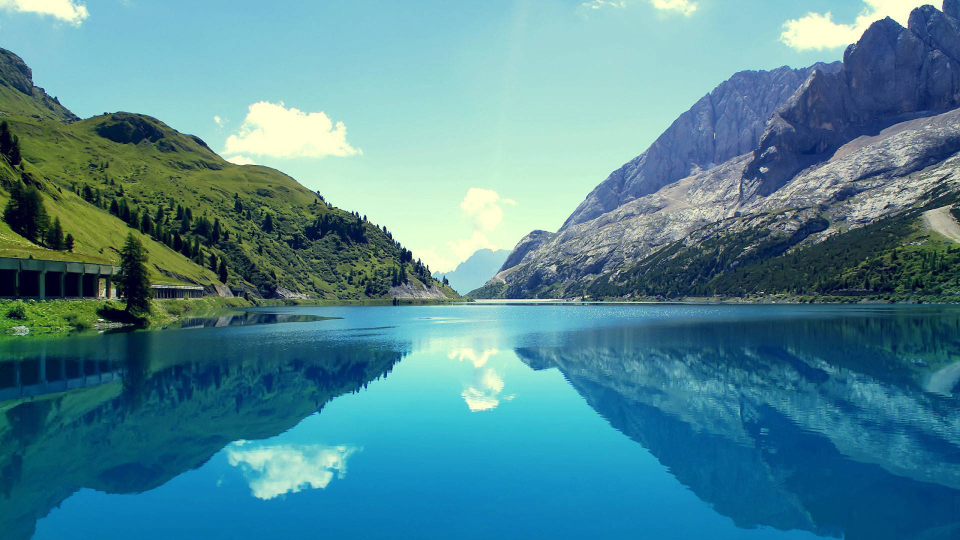
#> input picture 01_modulos_ml_py/sem03/imgs/paisaje.jpg, 1920 x 1080 px, given in place of the camera (shown at 1/2 size)
$ python ejm04_opencv_twocolors.py
#> lines starting #> are read from the running program, lines starting #| are printed output that depends on the picture; after the words box and inside, x2 and y2 are one past the last pixel; in counts of white or black regions, pixels touching at a corner belong together
import cv2
import imutils
import numpy as np

cap=cv2.VideoCapture(0)

while True:
    red, frame=cap.read()
#> frame is the input picture: shape (1080, 1920, 3); mean B, G, R 148.7, 136.6, 80.9
    if not red:
        break

    # Convertir frames a HSV
    hsv=cv2.cvtColor(frame,cv2.COLOR_BGR2HSV)
#> hsv: shape (1080, 1920, 3); mean H, S, V 88.8, 143.7, 157

    # Deteccion color azul

    # Definir rango de color azul en HSV
    abajo_azul=np.array([98,100,20])
    arriba_azul=np.array([125,255,255])

    # Crear la máscara y encontrar contornos
    mascara_azul=cv2.inRange(hsv, abajo_azul, arriba_azul)
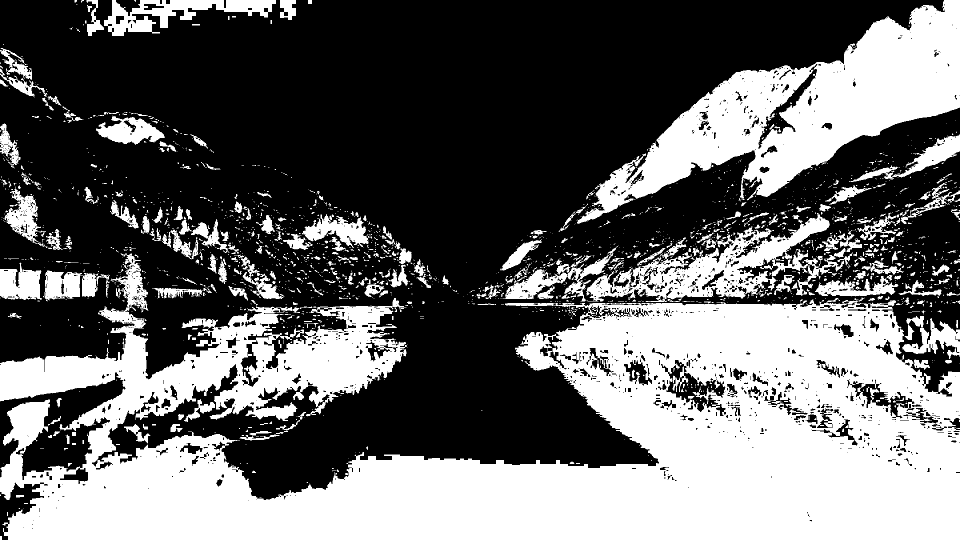
#> mascara_azul: shape (1080, 1920) (shown at 1/2 size); 40.8% white; 2174 white regions (1776 under 20 px)
    contorno_azul=cv2.findContours(mascara_azul, cv2.RETR_TREE, cv2.CHAIN_APPROX_SIMPLE)
#> contorno_azul = 4230 contours, 3429 with area under 20; largest, box (x1, y1, x2, y2) and area: (0, 506, 1920, 1080) 614390, (1153, 0, 1920, 448) 123523, (1172, 426, 1688, 604) 31050, (208, 0, 552, 72) 10382, (1005, 491, 1237, 603) 5970
    contorno_azul=imutils.grab_contours(contorno_azul)

    # Dibujar contornos para el azul
    for contour in contorno_azul:
        area1=cv2.contourArea(contour)
        if area1>5000:
            cv2.drawContours(frame,[contour],0,(255,0,0),3)
            # Encontrar el centro
            M=cv2.moments(contour)
            if M["m00"] != 0:
                cx = int(M["m10"] / M["m00"])
                cy = int(M["m01"] / M["m00"])
                cv2.circle(frame,(cx,cy),7,(255,255,255),-1)
                cv2.putText(frame,'Azul',(cx-20,cy-20), cv2.FONT_HERSHEY_SIMPLEX, 0.7, (255,0,0), 2)
#> this loop made 4230 passes
#> (area1, cx, cy) on passes 1117, 1685, 2291, 2908, 3978: (614389.5, 1070, 870), (5493, 1385, 775), (5970, 1109, 560), (31050, 1430, 538), (123523, 1612, 217)
#> area1 on passes 7, 22, 23, 40, 41, 42: 52.5, 23, 23, 26, 247, 68.5
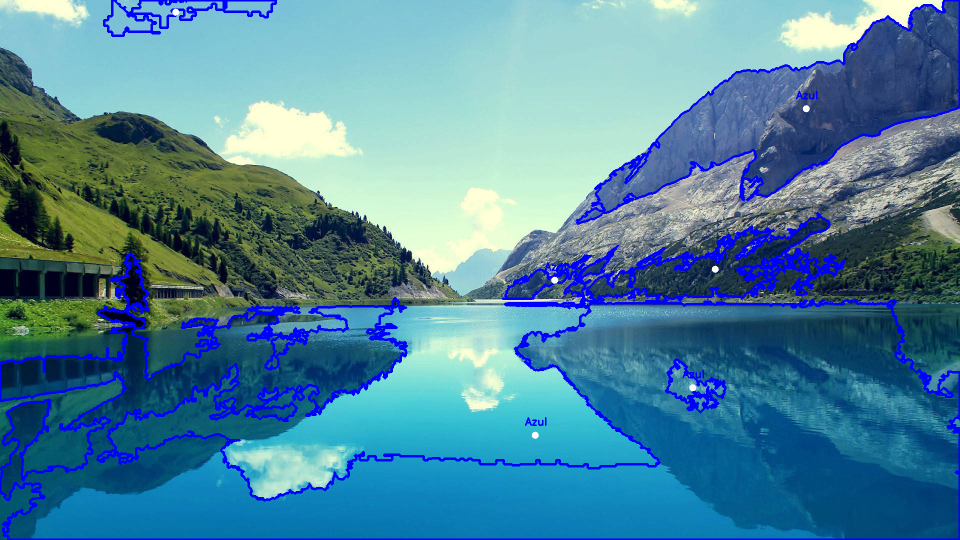
#> frame: shape (1080, 1920, 3) (shown at 1/2 size); 5.55% of pixels changed, all inside (x1, y1, x2, y2) = (0, 0, 1920, 1080)

    #Deteccion color rojo

    # Definir rangos de color rojo en HSV (necesita dos para cubrir todo el espectro)
    abajo_rojo = np.array([170, 100, 20])
    arriba_rojo = np.array([179, 255, 255])

    mascara_rojo = cv2.inRange(hsv, abajo_rojo, arriba_rojo)
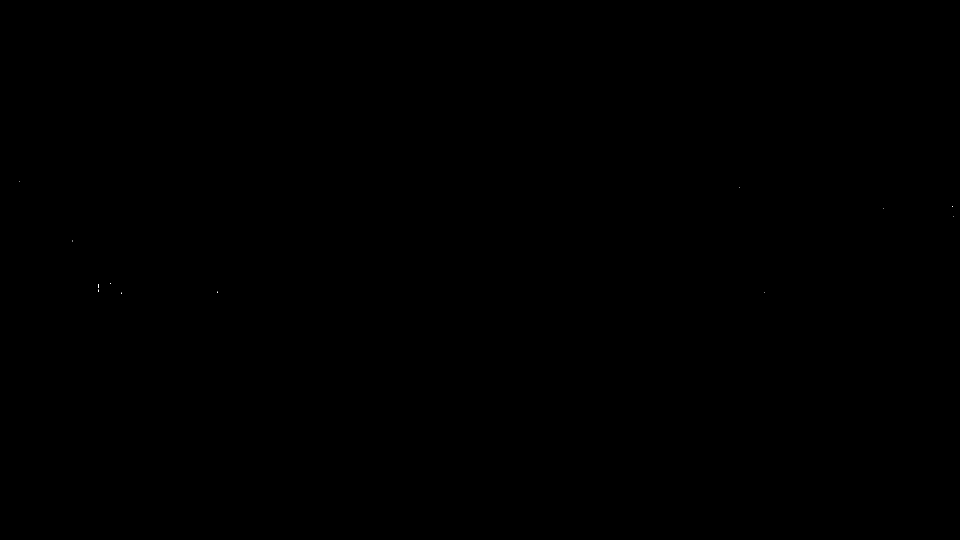
#> mascara_rojo: shape (1080, 1920) (shown at 1/2 size); 0% white in thin lines or dots, all inside (x1, y1, x2, y2) = (39, 363, 1908, 588)
    contorno_rojo=cv2.findContours(mascara_rojo, cv2.RETR_TREE, cv2.CHAIN_APPROX_SIMPLE)
#> contorno_rojo = 12 contours, all with area under 20
    contorno_rojo=imutils.grab_contours(contorno_rojo)

    # Dibujar contornos para el rojo
    for contour in contorno_rojo:
        area2=cv2.contourArea(contour)
        if area2>5000:
            cv2.drawContours(frame,[contour],0,(0,0,255),3)
            M=cv2.moments(contour)
            if M["m00"] != 0:
                cx = int(M["m10"] / M["m00"])
                cy = int(M["m01"] / M["m00"])
                cv2.circle(frame,(cx,cy),7,(255,255,255),-1)
                cv2.putText(frame,'Rojo',(cx-20,cy-20), cv2.FONT_HERSHEY_SIMPLEX, 0.7, (0,0,255), 2)
#> this loop made 12 passes
#> contour on passes 1 to 12: [[243, 585], [243, 587]], [[1528, 584]], [[434, 583], [435, 584], [435, 585], [435, 584]], [[196, 579], [196, 583]], [[196, 568], [196, 575]], [[220, 566], [220, 567]], [[145, 481], [144, 482]], [[1907, 432]], [[1767, 417]], [[1904, 412], [1905, 413]], [[1479, 374]], [[39, 363]]

    cv2.imshow('Deteccion Azul y Rojo',frame)

    k=cv2.waitKey(1)
#> (key Esc is pressed here)
    if k==27:
        break

cap.release()
cv2.destroyAllWindows()
